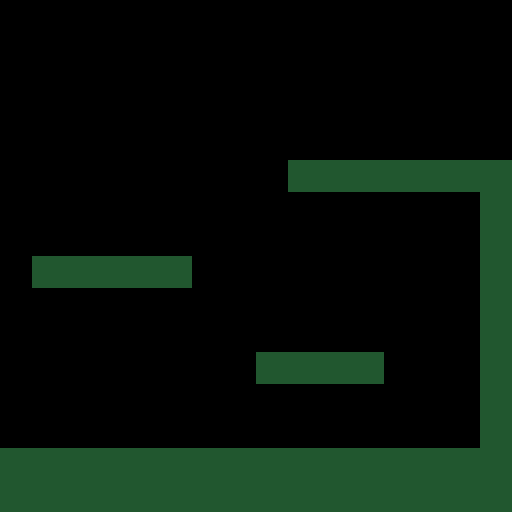

This is a level from a 2D game, rendered from its Tiled map with the project's own tilesets. A one-line summary and the complete map file follow:
An orthogonal 16x16 tile map with 32x32 px tiles, 1 tile layer (platform) and 19 objects.

<map version="1.4" tiledversion="1.4.1" orientation="orthogonal" renderorder="right-down" width="16" height="16" tilewidth="32" tileheight="32" infinite="0" nextlayerid="8" nextobjectid="32">
 <tileset firstgid="1" source="platform.tsx" />
 <layer id="1" name="platform" width="16" height="16">
  <data encoding="csv">
0,0,0,0,0,0,0,0,0,0,0,0,0,0,0,0,
0,0,0,0,0,0,0,0,0,0,0,0,0,0,0,0,
0,0,0,0,0,0,0,0,0,0,0,0,0,0,0,0,
0,0,0,0,0,0,0,0,0,0,0,0,0,0,0,0,
0,0,0,0,0,0,0,0,0,0,0,0,0,0,0,0,
0,0,0,0,0,0,0,0,0,12,12,12,12,12,12,12,
0,0,0,0,0,0,0,0,0,0,0,0,0,0,0,12,
0,0,0,0,0,0,0,0,0,0,0,0,0,0,0,12,
0,12,12,12,12,12,0,0,0,0,0,0,0,0,0,12,
0,0,0,0,0,0,0,0,0,0,0,0,0,0,0,12,
0,0,0,0,0,0,0,0,0,0,0,0,0,0,0,12,
0,0,0,0,0,0,0,0,12,12,12,12,0,0,0,12,
0,0,0,0,0,0,0,0,0,0,0,0,0,0,0,12,
0,0,0,0,0,0,0,0,0,0,0,0,0,0,0,12,
12,12,12,12,12,12,12,12,12,12,12,12,12,12,12,12,
12,12,12,12,12,12,12,12,12,12,12,12,12,12,12,12
</data>
 </layer>
 <objectgroup id="7" name="platformBody">
  <object id="24" x="288" y="160" width="224" height="32" />
  <object id="25" x="480" y="160" width="32" height="352" />
  <object id="26" x="0" y="448" width="512" height="64" />
  <object id="27" x="256" y="352" width="128" height="32" />
  <object id="28" x="32" y="256" width="160" height="32" />
  <object id="30" x="0" y="0" width="6.66667" height="512" />
  <object id="31" x="0" y="0" width="512" height="9.33333" />
 </objectgroup>
 <objectgroup id="2" name="star">
  <object id="2" x="288" y="320" width="32" height="32" />
  <object id="3" x="352" y="320" width="32" height="32" />
  <object id="4" x="320" y="320" width="32" height="32" />
  <object id="5" x="32" y="224" width="32" height="32" />
  <object id="6" x="96" y="224" width="32" height="32" />
  <object id="7" x="160" y="224" width="32" height="32" />
  <object id="8" x="320" y="128" width="32" height="32" />
  <object id="9" x="384" y="128" width="32" height="32" />
  <object id="10" x="448" y="128" width="32" height="32" />
  <object id="22" x="256" y="320" width="32" height="32" />
 </objectgroup>
 <objectgroup id="3" name="start">
  <object id="19" x="32" y="416" width="32" height="32" />
 </objectgroup>
 <objectgroup id="4" name="end">
  <object id="20" x="498.667" y="0" width="13.3333" height="160" />
 </objectgroup>
</map>
